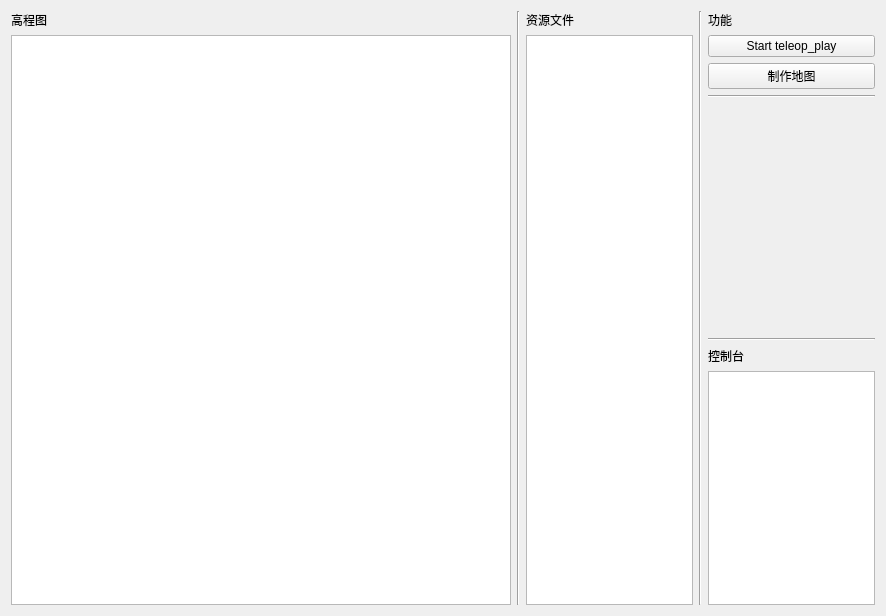
<?xml version="1.0" encoding="UTF-8"?>
<ui version="4.0">
 <class>Form</class>
 <widget class="QWidget" name="Form">
  <property name="geometry">
   <rect>
    <x>0</x>
    <y>0</y>
    <width>886</width>
    <height>616</height>
   </rect>
  </property>
  <property name="windowTitle">
   <string>Form</string>
  </property>
  <layout class="QHBoxLayout" name="horizontalLayout" stretch="3,0,1,0,1">
   <item>
    <layout class="QVBoxLayout" name="verticalLayout">
     <item>
      <widget class="QLabel" name="label_2">
       <property name="text">
        <string>高程图</string>
       </property>
      </widget>
     </item>
     <item>
      <widget class="QGraphicsView" name="graphicsView"/>
     </item>
     <item>
      <layout class="QVBoxLayout" name="graph_layout"/>
     </item>
    </layout>
   </item>
   <item>
    <widget class="Line" name="line_3">
     <property name="orientation">
      <enum>Qt::Vertical</enum>
     </property>
    </widget>
   </item>
   <item>
    <layout class="QVBoxLayout" name="verticalLayout_2">
     <item>
      <widget class="QLabel" name="label">
       <property name="text">
        <string>资源文件</string>
       </property>
      </widget>
     </item>
     <item>
      <widget class="QListWidget" name="listWidget">
       <property name="font">
        <font>
         <pointsize>11</pointsize>
        </font>
       </property>
       <property name="currentRow">
        <number>-1</number>
       </property>
      </widget>
     </item>
    </layout>
   </item>
   <item>
    <widget class="Line" name="line_4">
     <property name="orientation">
      <enum>Qt::Vertical</enum>
     </property>
    </widget>
   </item>
   <item>
    <layout class="QVBoxLayout" name="verticalLayout_3">
     <item>
      <widget class="QLabel" name="label_3">
       <property name="sizePolicy">
        <sizepolicy hsizetype="Preferred" vsizetype="Minimum">
         <horstretch>0</horstretch>
         <verstretch>0</verstretch>
        </sizepolicy>
       </property>
       <property name="text">
        <string>功能</string>
       </property>
      </widget>
     </item>
     <item>
      <widget class="QPushButton" name="start_play">
       <property name="text">
        <string>Start teleop_play</string>
       </property>
      </widget>
     </item>
     <item>
      <widget class="QPushButton" name="make_map">
       <property name="sizePolicy">
        <sizepolicy hsizetype="Minimum" vsizetype="Fixed">
         <horstretch>0</horstretch>
         <verstretch>1</verstretch>
        </sizepolicy>
       </property>
       <property name="text">
        <string>制作地图</string>
       </property>
      </widget>
     </item>
     <item>
      <widget class="Line" name="line">
       <property name="orientation">
        <enum>Qt::Horizontal</enum>
       </property>
      </widget>
     </item>
     <item>
      <spacer name="verticalSpacer">
       <property name="orientation">
        <enum>Qt::Vertical</enum>
       </property>
       <property name="sizeHint" stdset="0">
        <size>
         <width>20</width>
         <height>40</height>
        </size>
       </property>
      </spacer>
     </item>
     <item>
      <widget class="Line" name="line_2">
       <property name="orientation">
        <enum>Qt::Horizontal</enum>
       </property>
      </widget>
     </item>
     <item>
      <widget class="QLabel" name="label_4">
       <property name="text">
        <string>控制台</string>
       </property>
      </widget>
     </item>
     <item>
      <widget class="QTextBrowser" name="textBrowser"/>
     </item>
    </layout>
   </item>
  </layout>
 </widget>
 <resources/>
 <connections/>
</ui>
